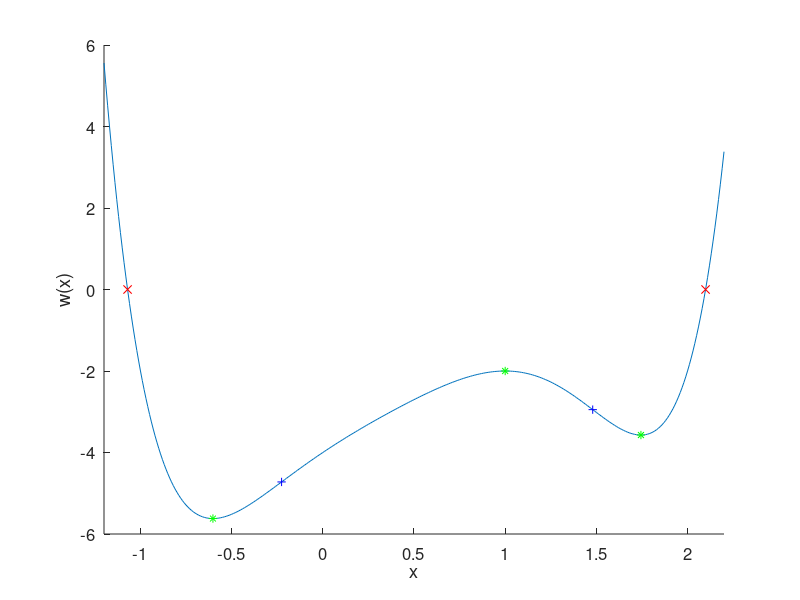

This chart was generated by the following MATLAB code:
clear variables;
clc;

w = [1, -3, 2, 0, -1, 3, -4];

x = -1.2:0.01:2.2;

y = polyval(w, x);

r = roots(w);
dw = polyder(w);
dr = roots(dw);
d2w = polyder(dw);
d2r = roots(d2w);

r = r(imag(r)==0);
dr = dr(imag(dr)==0);
d2r = d2r(imag(d2r)==0);

for u = unique(dr)
    if mod(nnz(u==dr), 2) == 0
        dr(dr==u) = [];
    end
end

for u = unique(d2r)
  if mod(nnz(u==d2r), 2) == 0
      dr(d2r==u) = [];
  end
end

r = unique(r);
dr = unique(dr);
d2r = unique(d2r);

disp("miejsca zerowe:")
disp(r);
disp("Punkty ekstremalne:");
disp(dr);
disp("Punkty przegiecia");
disp(d2r);

figure;
hold on;
plot(x, y);
plot(r, zeros(size(r)), 'rx');
plot(dr, polyval(w, dr), 'g*');
plot(d2r, polyval(w, d2r), 'b+');
xlabel('x');
ylabel('w(x)');
set(gca, 'FontSize', 12, 'XLim', [min(x), max(x)])


I=trapz(x, (1+polyval(polyder(w),x).^2).^0.5);
title=['I = ', num2str(I)];
